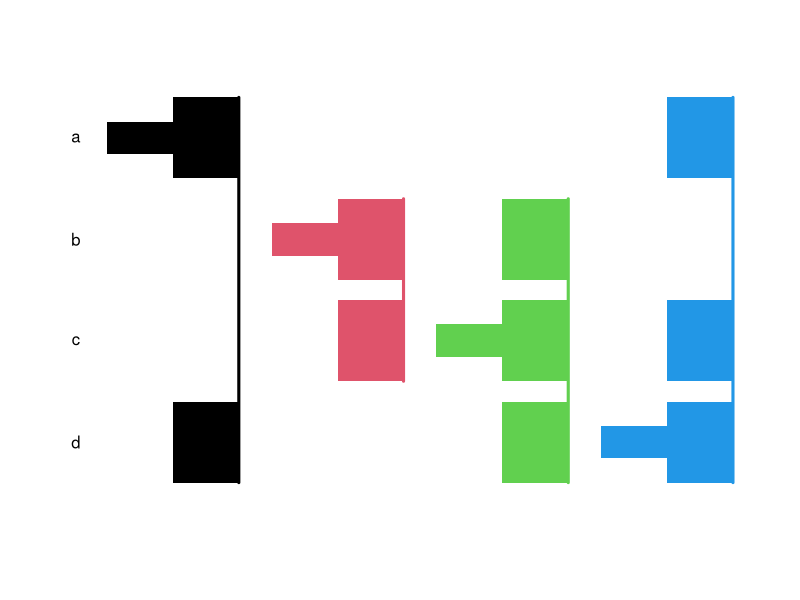
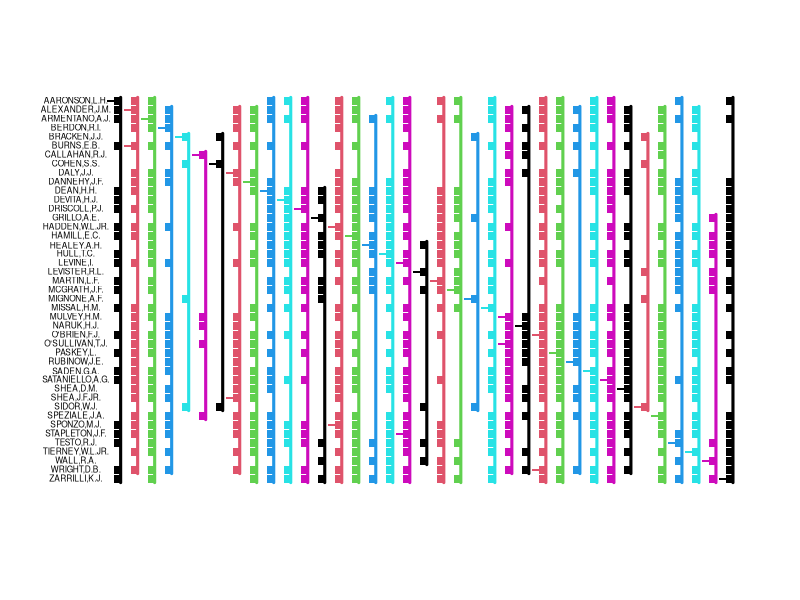
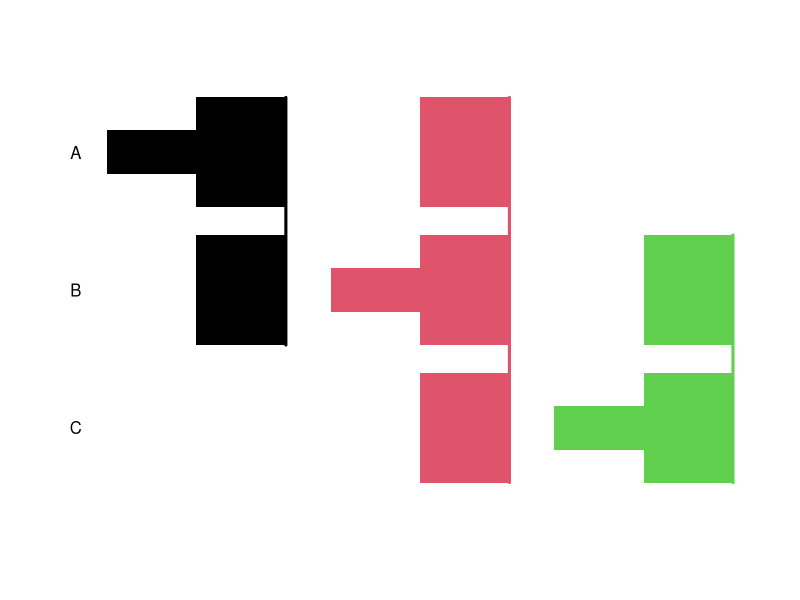
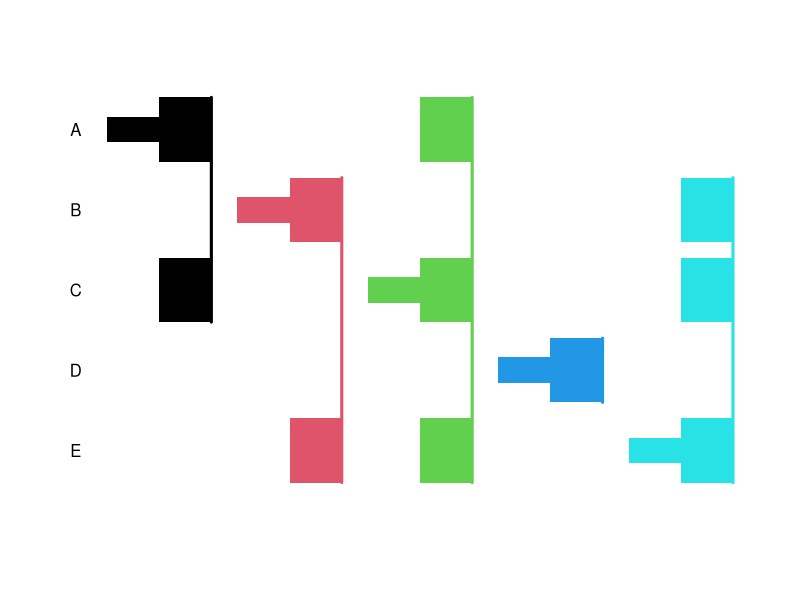

The R source for these figures, in order:
library(multcompView)


### Name: multcompTs
### Title: "T" depiction of undiffentiated classes
### Aliases: multcompTs
### Keywords: dplot

### ** Examples

##
## 0.  Conference presentation comparing Ts and Letters
##
dir(system.file('doc', package='multcompView'),
    pattern='\\.pdf$', full.name=TRUE)

##
## 1.  logical vector indicating different pairs
##
dif3 <- c(FALSE, FALSE, TRUE)
names(dif3) <- c("a-b", "a-c", "b-c")
multcompTs(dif3)

##
## 2.  numeric vector indicating statistical significance
##
dif4 <- c(.01, .02, .03, 1)
names(dif4) <- c("a-b", "a-c", "b-d", "a-d")
(diff4.T <- multcompTs(dif4))
plot(diff4.T)

##
## 3.  Distance matrix
##
dJudge <- dist(USJudgeRatings)
dJt <- multcompTs(dJudge, compare='>', threshold = median(dJudge))
# comparison of 43 judges;  compact but undecipherable:
plot(dJt, cex.axis=.5)

x <- array(1:9, dim=c(3,3),
   dimnames=list(LETTERS[1:3], NULL) )
d3 <- dist(x)
dxTs <- multcompTs(d3, compare=">", threshold=2)
plot(dxTs)

d3d <- dist(x, diag=TRUE)
dxdTs <- multcompTs(d3d, compare=">", threshold=2)

## Don't show: 
stopifnot(
## End(Don't show)
all.equal(dxTs, dxdTs)
## Don't show: 
)
## End(Don't show)

d3u <- dist(x, upper=TRUE)
dxuTs <- multcompTs(d3d, compare=">", threshold=2)

## Don't show: 
stopifnot(
## End(Don't show)
all.equal(dxTs, dxuTs)
## Don't show: 
)
## End(Don't show)

##
## 4.  cor matrix
##
set.seed(4)
x100 <- matrix(rnorm(100), ncol=5,
               dimnames=list(NULL, LETTERS[1:5]) )
cx <- cor(x100)
cxTs <- multcompTs(abs(cx), threshold=.3)
plot(cxTs)
